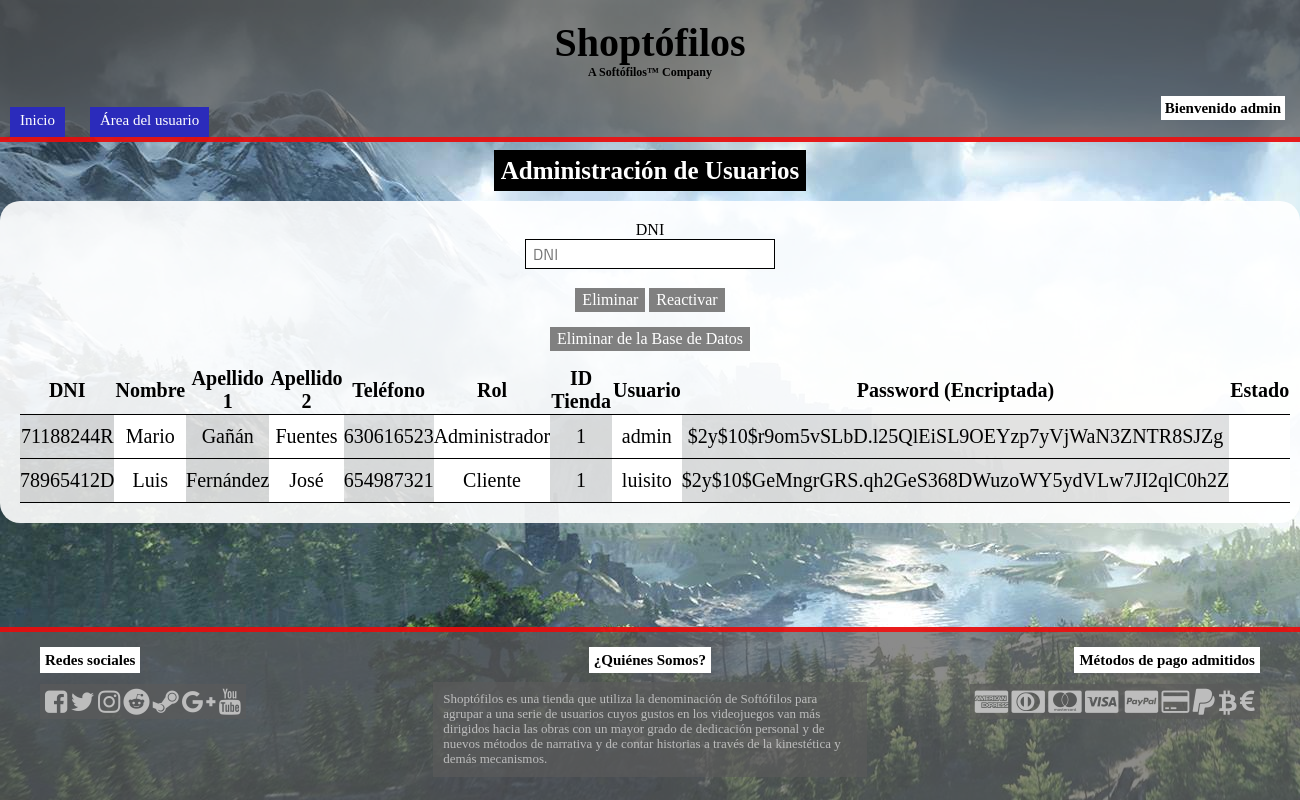
/admin_accountManagement.php (signed in), run on the app's committed database.
### tables this page shows
CREATE TABLE `usuarios` (
    `dni` VARCHAR(9) NOT NULL,
    `nombre` VARCHAR(30) NOT NULL,
    `apellido1` VARCHAR(30) NOT NULL,
    `apellido2` VARCHAR(30) NOT NULL,
    `telefono` INT(9) NOT NULL,
    `rol` VARCHAR(50) NOT NULL,
    `id_tienda` INT(20) NOT NULL,
    `usuario` VARCHAR(30) NOT NULL,
    `password` VARCHAR(50) NOT NULL,
    PRIMARY KEY(`dni`,`usuario`),
    FOREIGN KEY(`id_tienda`)
        REFERENCES `tienda`(`id_tienda`)
        ON DELETE CASCADE
);

### admin_accountManagement.php (the view, shortened to what this page needs)
<?php
$conn = connection();
?>
    <!DOCTYPE html>
    <html>
    <head>
        <?php require_once("src/funcs/head_meta.php"); ?>
    </head>
    <body>
        <header>
            <h1 class="mainTitle">Shoptófilos<span class="company">A Softófilos™ Company</span></h1>
            <p class="right">
                <label>Bienvenido <?php echo $_SESSION['user'] ?></label>
            </p>
            <div class="menuButtonContainer">
                <a id="indexButton" class="menuButton" href="index.php">Inicio</a>
            </div>
            <div class="menuButtonContainer">
                <a id="user" class="menuButton" href="user.php">Área del usuario</a>
            </div>
        </header>
        <main>
            <div class="pageTitleContainer">
                <h1 class="pageTitle">Administración de Usuarios</h1>
            </div>
            <section class="container">
                <form id="form1" role="form" action="<?php echo htmlspecialchars($_SERVER['PHP_SELF']);?>" method="POST" autocomplete="off">
                    <label for="dni">DNI</label>
                    <br/>
                    <input type="text" id="dni" name="dni" placeholder="DNI" required="required" />
                    <br/>
                    <br/>
                    <button type="submit" id="remove" name="remove">Eliminar</button>
                    <button type="submit" id="reactivate" name="reactivate">Reactivar</button>
                    <br/>
                    <button type="submit" id="delete" name="delete">Eliminar de la Base de Datos</button>
                </form>
            <table>
                <tr>
                    <th>DNI</th>
                    <th>Nombre</th>
                    <th>Apellido 1</th>
                    <th>Apellido 2</th>
                    <th>Teléfono</th>
                    <th>Rol</th>
                    <th>ID Tienda</th>
                    <th>Usuario</th>
                    <th>Password (Encriptada)</th>
                    <th>Estado</th>
                </tr>
                <?php
        $sql = "SELECT * FROM usuarios";
        $result = $conn->query($sql);
        if ($result->num_rows > 0) {
            while ($row = $result->fetch_assoc()) {
                echo "<tr>";
                echo "<td>" . $row['dni'] . "</td>";
                echo "<td>" . $row['nombre'] . "</td>";
                echo "<td>" . $row['apellido1'] . "</td>";
                echo "<td>" . $row['apellido2'] . "</td>";
                echo "<td>" . $row['telefono'] . "</td>";
                echo "<td>" . $row['rol'] . "</td>";
                echo "<td>" . $row['id_tienda'] . "</td>";
                echo "<td>" . $row['usuario'] . "</td>";
                echo "<td>" . $row['password'] . "</td>";
                echo "<td>" . $row['estado'] . "</td>";
                echo "</tr>";
            }
        } else {
            $warnings = "<p class=\"advice warning\">No existe ningún usuario con ese ID</p>";
        }
        ?>
            </table>
            </section>
        </main>
        <footer>
            <?php require_once("src/funcs/footer.php"); ?>
        </footer>
    </body>
    </html>

### src/css/style.css (style rules this page uses)
html { line-height: 1.15; -ms-text-size-adjust: 100%; -webkit-text-size-adjust: 100%; }
body { margin: 0; }
article, aside, footer, header, nav, section { display: block; }
h1 { font-size: 2em; margin: 0.67em 0; color: white; }
figcaption, figure, main { display: block; }
a { background-color: transparent; -webkit-text-decoration-skip: objects; }
button, input, optgroup, select, textarea { font-family: sans-serif; font-size: 100%; line-height: 1.15; margin: 0; }
button, input { overflow: visible; }
button, select { text-transform: none; }
button, html [type="button"], [type="reset"], [type="submit"] { -webkit-appearance: button; }
* { box-sizing: border-box; }
header, footer { width: 100%; background-color: rgba(90, 90, 90, 0.7); }
.menuButton { padding: 10px 20px; text-decoration: none; color: white; display: inline-block; height: 2.3em; transition-duration: .3s; }
.menuButtonContainer { display: inline-block; text-align: center; background-color: rgb(43, 43, 187); font-size: 18px; font-family: Montserrat; position: absolute; bottom: 0; }
.menuButtonContainer:nth-of-type(1) { left: 25px; }
.menuButtonContainer:nth-of-type(2) { left: 140px; }
header { border-bottom: 5px solid rgba(255, 0, 0, 0.8); position: relative; }
.right { font-family: Montserrat; font-size: 20px; font-weight: bold; text-align: right; margin: 0 20px 25px 0; }
.right label { padding: 7px; background-color: white; }
body { padding: 0; margin: 0; }
main { margin: 0 0 200px 0; height: 171px; }
h1 { text-align: center; color: black; padding: 20px 0; margin: 0; }
.mainTitle { font-family: Montserrat; font-size: 60px; }
.company { display: block; font-size: 17px; }
.pageTitleContainer { margin: 30px auto; text-align: center; font-family: Montserrat; }
.pageTitle { padding: 10px; background-color: black; color: white; display: inline; }
table { border-collapse: collapse; width: 100%; font-family: Raleway; font-size: 20px; text-align: center; }
td { border-top: 1px solid black; border-bottom: 1px solid black; }
tr td:nth-of-type(2n+0) { background-color: rgb(255, 255, 255); }
tr td:nth-of-type(2n+1) { background-color: rgba(110, 110, 110, 0.2); }
form { margin: 0; }
button { margin-bottom: 20px; font-family: Raleway; background-color: grey; color: white; border: 0px; padding: 5px 10px; cursor: pointer; }
td { padding: 10px 0; }
input { border: 0.5px solid black; height: 40px; padding: 0 10px; font-family: Titillium Web; }
label { font-family: Montserrat; }
.container { text-align: center; background-color: rgba(255, 255, 255, 0.9); border-radius: 20px; padding: 20px; margin: 0 0 210px 0; }
.container input { width: 250px; }
footer { border-top: 5px solid rgba(255, 0, 0, 0.8); bottom: 0; position: fixed; }
@media screen and (max-height: 770px),
screen and (max-width: 1600px) { .mainTitle { font-size: 40px; } }
@media screen and (max-height: 770px),
screen and (max-width: 1600px) { .company { font-size: 12px; } }
@media screen and (max-height: 770px),
screen and (max-width: 1600px) { .right { font-size: 15px; margin: 0 15px 20px 0; } }
@media screen and (max-height: 770px),
screen and (max-width: 1600px) { .right label { padding: 4px; } }
@media screen and (max-height: 770px),
screen and (max-width: 1600px) { .menuButton { padding: 5px 10px; height: 2em; } }
@media screen and (max-height: 770px),
screen and (max-width: 1600px) { .menuButtonContainer { font-size: 15px; } }
@media screen and (max-height: 770px),
screen and (max-width: 1600px) { .menuButtonContainer:nth-of-type(1) { left: 10px; } }
@media screen and (max-height: 770px),
screen and (max-width: 1600px) { .menuButtonContainer:nth-of-type(2) { left: 90px; } }
@media screen and (max-height: 770px),
screen and (max-width: 1600px) { .pageTitleContainer { margin: 15px auto; } }
@media screen and (max-height: 770px),
screen and (max-width: 1600px) { .pageTitle { padding: 7px; font-size: 25px; } }
@media screen and (max-height: 770px),
screen and (max-width: 1600px) { input { height: 30px; padding: 0 7px; } }
@media screen and (max-height: 770px),
screen and (max-width: 1600px) { button { margin-bottom: 15px; padding: 3px 7px; } }

### data on the page
usuarios: dni "71188244R", nombre "Mario", apellido1 "Gañán", apellido2 "Fuentes", telefono "630616523", rol "Administrador", id_tienda "1", usuario "admin", password "$2y$10$r9om5vSLbD.l25QlEiSL9OEYzp7yVjWaN3ZNTR8SJZg"
usuarios: dni "78965412D", nombre "Luis", apellido1 "Fernández", apellido2 "José", telefono "654987321", rol "Cliente", id_tienda "1", usuario "luisito", password "$2y$10$GeMngrGRS.qh2GeS368DWuzoWY5ydVLw7JI2qlC0h2Z"

### other printed values
$_SESSION['user'] "admin"
